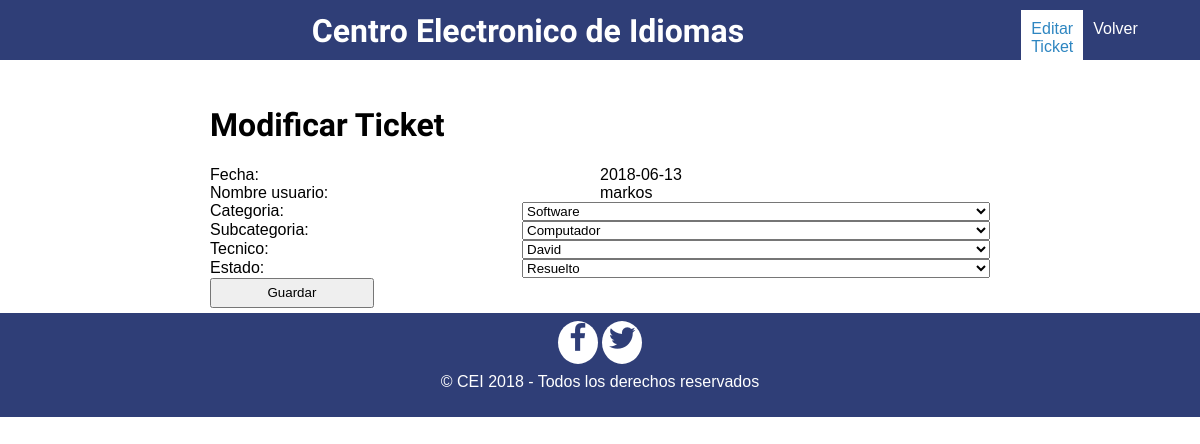
Page /EditTicket.php?id=1 on the committed database.
### tables this page shows
CREATE TABLE `ticket` (
  `idTicket` int(11) NOT NULL,
  `Asunto_tick` varchar(20) DEFAULT NULL,
  `Descripcion_tick` varchar(100) DEFAULT NULL,
  `Fecha_tick` date DEFAULT NULL,
  `categoria_idCategoria` int(11) DEFAULT NULL,
  `usuario_idUsuario` int(11) DEFAULT NULL,
  `tecnico_idTecnico` int(11) DEFAULT NULL,
  `SubCategoria_idSubCategoria` int(11) DEFAULT NULL,
  `Estado_idEstado` int(11) DEFAULT NULL
);

CREATE TABLE `usuario` (
  `idUsuario` int(11) NOT NULL,
  `Documento` varchar(25) DEFAULT NULL,
  `Nombre` varchar(45) DEFAULT NULL,
  `Apellidos` varchar(45) DEFAULT NULL,
  `Correo` varchar(45) DEFAULT NULL,
  `Contrasena` varchar(30) DEFAULT NULL,
  `Direccion` varchar(45) DEFAULT NULL,
  `Telefono` varchar(15) DEFAULT NULL,
  `genero_idGenero` int(11) DEFAULT NULL,
  `tipousuario_idTipoUsuario` int(11) DEFAULT NULL,
  `sede_idSede` int(11) DEFAULT NULL,
  `estado` varchar(10) NOT NULL
);

CREATE TABLE `categoria` (
  `idCategoria` int(11) NOT NULL,
  `Descripcion_cate` varchar(45) DEFAULT NULL
);

CREATE TABLE `subcategoria` (
  `idSubCategoria` int(11) NOT NULL,
  `Descripcion_Sub` varchar(45) DEFAULT NULL
);

CREATE TABLE `tecnico` (
  `idTecnico` int(11) NOT NULL,
  `NombreTec` varchar(45) DEFAULT NULL,
  `Telefono` varchar(45) DEFAULT NULL
);

CREATE TABLE `estado` (
  `idEstado` int(11) NOT NULL,
  `tip_estado` varchar(45) DEFAULT NULL
);

### EditTicket.php (the view, shortened to what this page needs)
<?php
    include 'conexion.php';
    $num_id = $_GET["id"];
        $sentencia="SELECT ticket.idTicket, ticket.Asunto_tick, ticket.Fecha_tick, usuario.Nombre, categoria.idCategoria, categoria.Descripcion_cate, subcategoria.Descripcion_Sub, subcategoria.idSubCategoria, tecnico.NombreTec, tecnico.idTecnico, estado.tip_estado, estado.idEstado FROM ticket
        INNER JOIN usuario ON ticket.usuario_idUsuario = usuario.idUsuario
        INNER JOIN categoria ON ticket.categoria_idCategoria = categoria.idCategoria
        INNER JOIN subcategoria ON ticket.SubCategoria_idSubCategoria = subcategoria.idSubCategoria
        INNER JOIN tecnico ON ticket.tecnico_idTecnico = tecnico.idTecnico
        INNER JOIN estado on ticket.Estado_idEstado = estado.idEstado
        WHERE idTicket='".$num_id."' ";
        $resultado= $conexion->query($sentencia);
?>
<!DOCTYPE html>
<html lang="es">
    <head>
        <link rel="stylesheet" href="css/styles.css">
        <link rel="stylesheet" href="css/superslides.css">
        <link rel="stylesheet" href="css/estilosEditUsuario.css">
    </head>
    <body>
      <header class="header">
            <div class="contenedor">
                <h1 class="logo">Centro Electronico de Idiomas</h1>
                <nav class="nav" id="nav">
                    <ul class="menu">
                        <li class="menu__item"><a class="menu__link select" href="">Editar Ticket</a></li>
                        <li class="menu__item"><a class="menu__link " href="TicketAdmin.php">Volver</a></li>
                    </ul>
                </nav>
            </div>
        </header>
        <form action="EditTicket2.php" method="post">
        <h1>Modificar Ticket</h1>
        <?php
            while($lista= $resultado->fetch_array(MYSQLI_BOTH))
            {
                echo'<input type="hidden"  name="oldID" value="'.$lista['idTicket'].'"><br>';
                echo'<label>Fecha: </label>';
                echo'<label class="fecha">'.$lista['Fecha_tick'].' </label>';
                echo'<label>Nombre usuario: </label>';
                echo'<label class="fecha">'.$lista['Nombre'].' </label>';
                echo'<label>Categoria: </label>';
                echo'<select name="newCate">
                        <option value="'.$lista['idCategoria'].'">'.$lista['Descripcion_cate'].'</option>
                        <option value="1">Software</option>
                        <option value="2">Hardware</option>
                     </select>';
                echo'<label>Subcategoria: </label>';
                echo'<select name="newSub">
                        <option value="'.$lista['idSubCategoria'].'">'.$lista['Descripcion_Sub'].'</option>
                        <option value="1">Impresora</option>
                        <option value="2">Computador</option>
                        <option value="3">Grabadora</option>
                        <option value="4">Televisor</option>
                        <option value="5">Camara</option>
                     </select>';
                echo'<label>Tecnico: </label>';
                echo'<select name="newTec">
                        <option value="'.$lista['idTecnico'].'">'.$lista['NombreTec'].'</option>
                        <option value="1">Alberto Villalva</option>
                        <option value="2">Kevin Rodriguez</option>
                        <option value="3">Erick Sanchez</option>
                        <option value="4">David Arias</option>
                     </select>';
                echo'<label>Estado: </label>';
                echo'<select name="newEst">
                        <option value="'.$lista['idEstado'].'">'.$lista['tip_estado'].'</option>
                        <option value="1">Resuelto</option>
                        <option value="2">En proceso</option>
                        <option value="3">En espera</option>
                        <option value="4">Cancelado</option>
                     </select>';
            }
        ?>
        <button type="submit">Guardar</button>
        </form>
       <footer class="footer">
             <div class="social">
                 <a class="icon-facebook"></a>
                 <a class="icon-twitter"></a>
             </div>
             <p class="copy">&copy; CEI 2018 - Todos los derechos reservados</p>
         </footer>
    </body>
</html>

### css/styles.css (style rules this page uses)
[class^="icon-"]:before, [class*=" icon-"]:before { font-family: "untitled-font-1" !important; font-style: normal !important; font-weight: normal !important; font-variant: normal !important; text-transform: none !important; speak: none; line-height: 1; -webkit-font-smoothing: antialiased; -moz-osx-font-smoothing: grayscale; }
.icon-facebook:before { content: "\e001"; }
.icon-twitter:before { content: "\e002"; }

### css/estilosEditUsuario.css (style rules this page uses)
h1,h2,h3,h4,h5 { font-family: 'Do Hyeon', sans-serif; }
body { margin: 0; font-family: 'Ubuntu', sans-serif; background-size: 100vw 100vh; background-attachment: fixed; }
* { box-sizing: border-box; }
.contenedor { margin: auto; }
header { height: 60px; justify-content: space-between; background: #2F3E77; padding: 10px; text-align: center; }
.header .contenedor { display: flex; }
.logo,.icon-menu { margin: 2px; color: #fff; }
.nav { position: absolute; top: 60px;; left: -100%; width: 100%; transition: all 0.5s; z-index: 3; }
.menu { list-style: none; padding: 0; margin: 0; }
.menu__link { display: block; padding: 10px; background: #00AEFD; text-decoration: none; color: #fff; }
.menu__link:hover, .select { background: #fff; color: #2E86C1; }
form { width: 800px; margin: auto; border-radius: 5%; padding: 5px 10px; margin-top: 20px; display: flex; flex-wrap: wrap; justify-content: space-between; }
h1 { width: 100%; }
label { width: 40%; }
button { width: 21%; height: 30px; }
select { width: 60%; }
.fecha { width: 50%; }
footer { background: #2F3E77; color: #fff; padding: 10px; text-align: center; }
.footer .social [class^="icon-"] { color: #2F3E77; text-decoration: none; font-size: 30px; padding: 5px; background: white; border-radius: 56%; width: 50px; height: 50px; line-height: 2px; }
@media (min-width:1024px) { .contenedor { width: 900px; } }
@media (min-width:1024px) { .nav { position: static; width: auto; } }
@media (min-width:1024px) { .menu { display: flex; margin-left: 80%; } }
@media (min-width:1024px) { .menu__link { background: none; font-size: 16px; } }
@media (min-width:1024px) { .select { background: white; } }

### rows in the picture
ticket: Fecha_tick "2018-06-13", usuario_idUsuario.Nombre "markos", newCate "Software", newSub "Computador", newTec "David", newEst "Resuelto"
